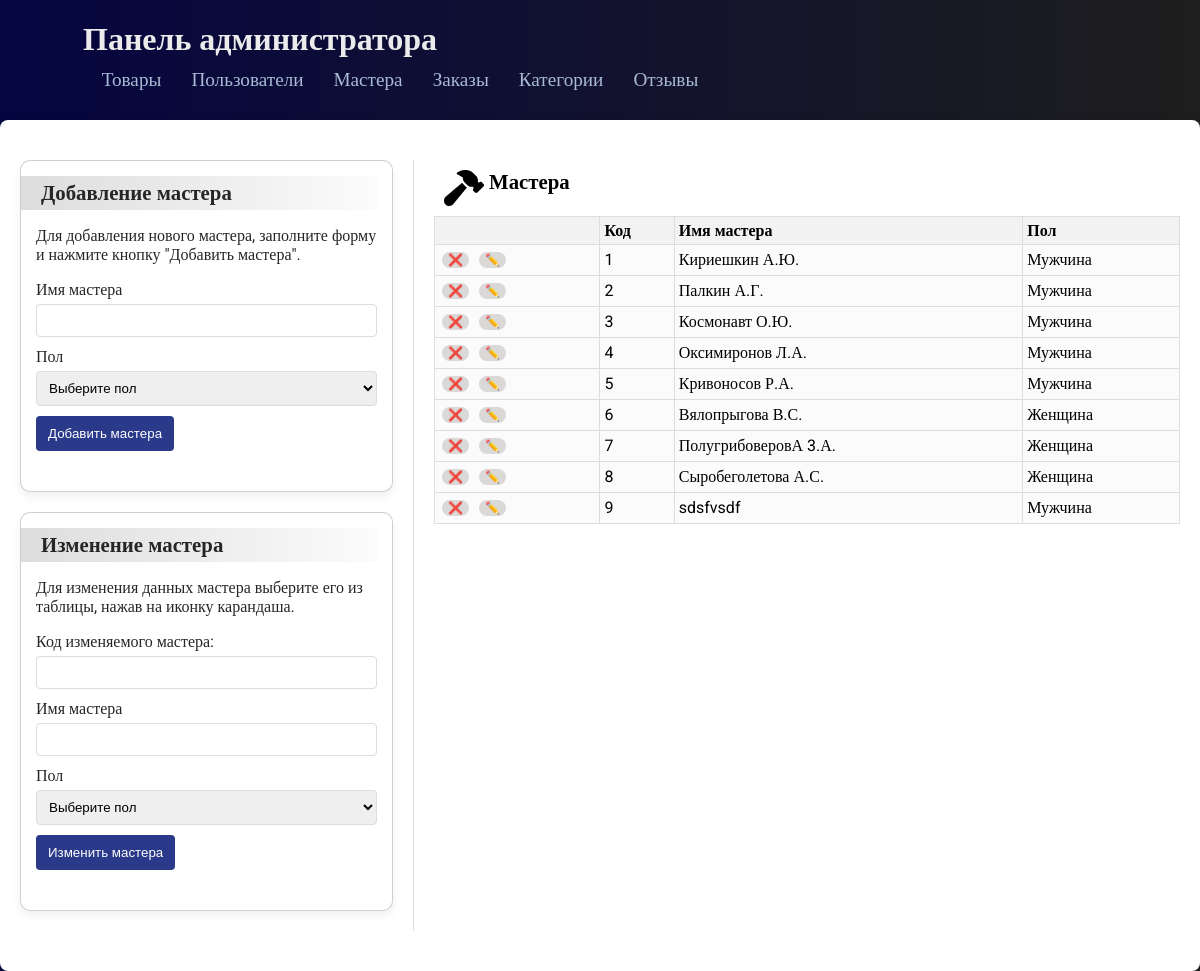
Page /admin/masters on the committed database.
### app.py (models this page shows)
class Masters(db.Model):
    __tablename__ = 'Masters'
    ID_master = db.Column(db.Integer, primary_key=True)
    Name_master = db.Column(db.String, nullable=False)
    id_gender = db.Column(db.Integer, db.ForeignKey('Genders.ID_gender'))
    gender = db.relationship('Genders', backref='masters')

class Genders(db.Model):
    __tablename__ = 'Genders'
    ID_gender = db.Column(db.Integer, primary_key=True)
    gender_name = db.Column(db.String, nullable=False)
    short_name = db.Column(db.String)

### app.py (the view)
@app.route('/admin/masters')
def Admin_masters():
    masters = Masters.query.all()
    genders=Genders.query.all()
    masters_data = []
    for master in masters:
        gender = Genders.query.get(master.id_gender)
        masters_data.append({
            'ID_master': master.ID_master,
            'Name_master': master.Name_master,
            'gender_name': gender.gender_name if gender else "Неизвестно" ,
              'id_gender': master.id_gender,
        })
    errors1=get_flashed_messages(category_filter=['error1'])
    if not errors1:
        errors1 = {}
    errors2=get_flashed_messages(category_filter=['error2'])
    if not errors2:
        errors2 = {}
    return render_template('admin/masters_admin.html', masters=masters_data, genders=genders, errors1=errors1, errors2=errors2)

### templates/admin/masters_admin.html (shortened to what this page needs)
{% extends 'AdminBase.html' %}
{% block content %}
    <div class="container">
        <div class="main-content">
            <div class="form-section">
                <section class = "form-cart">
                  <div class="title-line">
                    <h2 class="section-title section-title-form">Добавление мастера</h2>
                   </div>
                    <p>Для добавления нового мастера, заполните форму и нажмите кнопку "Добавить мастера".</p>
                    <form method="POST" action="{{ url_for('add_master') }}">
                        <div class="form-group">
                            <label for="name">Имя мастера</label>
                            <input type="text" id="name" name="name" required>
                        </div>
                       <div class="form-group">
                            <label for="gender">Пол</label>
                            <select name="gender" id="gender">
                                 <option value="Выберите пол">Выберите пол</option>
                            </select>
                       </div>
                        <div class="form-group">
                            <button type="submit">Добавить мастера</button>
                        </div>
                    </form>
                </section>
                <section class="form-cart">
                  <div class="title-line">
                    <h2 class="section-title section-title-form">Изменение мастера</h2>
                  </div>
                    <p>Для изменения данных мастера выберите его из таблицы, нажав на иконку карандаша.</p>
                     <form method="POST" action="{{ url_for('edit_master') }}">
                        <div class="form-group">
                            <label for="editCode">Код изменяемого мастера:</label>
                            <input type="text" name="editCode" id="editCode" readonly>
                        </div>
                        <div class="form-group">
                            <label for="editName">Имя мастера</label>
                            <input type="text" id="editName" name="editName" required>
                        </div>
                           <div class="form-group">
                            <label for="editGender">Пол</label>
                             <select name="editGender" id="editGender">
                                <option value="Выберите пол">Выберите пол</option>
                            </select>
                       </div>
                         <div class="form-group">
                            <button type="submit">Изменить мастера</button>
                        </div>
                    </form>
                </section>
            </div>
            <div class="table-section">
              <div class="title-table-icon">
                <img src="{{url_for('static',filename='image/Icons/hammer.svg')}}" width=40px>
                <h2 class="section-title">Мастера</h2>
              </div>
                <table class="table">
                    <thead>
                        <tr>
                            <th></th>
                            <th>Код</th>
                            <th>Имя мастера</th>
                            <th>Пол</th>
                        </tr>
                    </thead>
                    <tbody>
                        {% for master in masters %}
                            <tr>
                                <td>
                                   <form action="{{ url_for('delete_master', id=master.ID_master) }}" method="POST" style="display:inline;">
                                       <button class="func-button" type="submit" onclick="return confirm('Вы уверены, что хотите удалить этого мастера?')">❌</button>
                                    </form>
                                    <button class="func-button" onclick="LoadMasterEditForm({{ master.ID_master }})">✏️</button>
                                </td>
                                <td>{{ master.ID_master }}</td>
                                <td>{{ master.Name_master }}</td>
                                <td>{{ master.gender_name }}</td>
                            </tr>
                        {% endfor %}
                    </tbody>
                </table>
            </div>
        </div>
    </div>
{% endblock %}

### static/css/admin.css (style rules this page uses)
html { height: 100%; }
body { font-family: "Roboto", serif; margin: 0; padding: 0; background-image: linear-gradient(to left, #1e1e1e, #050541); width:100%; height: 100%; }
.container { max-width: 1400px; margin: 0px auto; padding: 20px; background-color: #fff; border-radius: 8px; box-shadow: 0 0 10px rgba(0, 0, 0, 0.1); }
.main-content { display: flex; flex-direction: row; margin: 20px 0; }
.form-section { flex-basis: 35%; padding-right: 20px; border-right: 1px solid #ddd; border-bottom: none; }
.table-section { flex-basis: 70%; padding-left: 20px; }
.form-group { margin-bottom: 10px; }
.form-group label { display: block; margin-bottom: 5px; }
.form-group input, .form-group select { width: calc(100% - 12px); max-width: 100%; padding: 8px; border: 1px solid #dddddd; border-radius: 4px; box-sizing: border-box; }
.form-group button { background-color: #2a398a; color: white; padding: 8px 12px; border: none; border-radius: 4px; cursor: pointer; height: 35px; }
.table { width: 100%; border-collapse: collapse; max-width: 100%; }
.table th, .table td { border: 1px solid #dddddd; padding: 4px; text-align: left; background-color: #eaeaea2f; }
.table th { background-color: #f2f2f2; }
.section-title { font-size: 1.3em; font-weight: bold; margin-bottom: 10px; margin: 0px 5px; }
.section-title-form { padding-top: 10px; position: relative; top: -5px; }
.title-line { background-image: linear-gradient(to right, #a9a9a965, #eceaea28); width: 100%; position: relative; left: -15px; padding-left: 15px; }
.form-group:has(.flash-messages) { display: flex; flex-direction: row; height: 50px; }
.form-cart { border: 1px solid rgba(0, 0, 0, 0.19); padding: 15px; border-radius: 10px; box-shadow: 0px 5px 10px rgba(0, 0, 0, 0.06); transition: 1s; margin: 0px 0px 20px 0px; background-color: #ffffff; color: #262626; }
.func-button { background-color: #dbd8d8; border-radius: 10px; color: white; border: #ffffff00; font-size: 12px; margin: 3px; }
.title-table-icon { display: flex; margin: 10px; }
.form-group input, .form-group select, .form-group textarea { width: 100%; max-width: 100%; }

### rows in the picture
Masters: Name_master "Кириешкин А.Ю."
Genders: gender_name "Мужчина" "Мужчина" "Мужчина" "Мужчина" "Мужчина" "Мужчина"
Masters: Name_master "Палкин А.Г."
Masters: Name_master "Космонавт О.Ю."
Masters: Name_master "Оксимиронов Л.А."
Masters: Name_master "Кривоносов Р.А."
Masters: Name_master "Вялопрыгова В.С."
Genders: gender_name "Женщина" "Женщина" "Женщина"
Masters: Name_master "ПолугрибоверовА 3.А."
Masters: Name_master "Сыробеголетова А.С."
Masters: Name_master "sdsfvsdf"

### other values in the picture
{{ master.ID_master }} "1" "2" "3" "4" "5" "6" "7" "8" "9"
